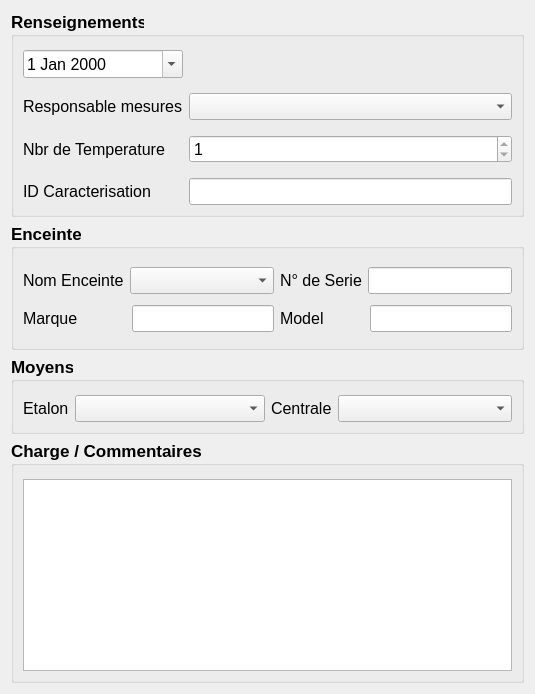
      <widget class="QWidget" name="tab">
       <attribute name="title">
        <string>Configuration</string>
       </attribute>
       <layout class="QVBoxLayout" name="verticalLayout">
        <item>
         <widget class="QGroupBox" name="groupBox_2">
          <property name="sizePolicy">
           <sizepolicy hsizetype="Preferred" vsizetype="Fixed">
            <horstretch>0</horstretch>
            <verstretch>0</verstretch>
           </sizepolicy>
          </property>
          <property name="minimumSize">
           <size>
            <width>0</width>
            <height>99</height>
           </size>
          </property>
          <property name="font">
           <font>
            <pointsize>13</pointsize>
            <weight>75</weight>
            <bold>true</bold>
           </font>
          </property>
          <property name="title">
           <string>Renseignements</string>
          </property>
          <layout class="QHBoxLayout" name="horizontalLayout_9">
           <property name="topMargin">
            <number>13</number>
           </property>
           <item>
            <layout class="QHBoxLayout" name="horizontalLayout_5">
             <item>
              <layout class="QGridLayout" name="gridLayout_2">
               <property name="horizontalSpacing">
                <number>6</number>
               </property>
               <property name="verticalSpacing">
                <number>15</number>
               </property>
               <item row="0" column="0">
                <widget class="QDateEdit" name="dateEdit">
                 <property name="font">
                  <font>
                   <pointsize>12</pointsize>
                   <weight>50</weight>
                   <bold>false</bold>
                  </font>
                 </property>
                 <property name="calendarPopup">
                  <bool>true</bool>
                 </property>
                </widget>
               </item>
               <item row="1" column="0">
                <widget class="QLabel" name="label_5">
                 <property name="sizePolicy">
                  <sizepolicy hsizetype="Fixed" vsizetype="Preferred">
                   <horstretch>0</horstretch>
                   <verstretch>0</verstretch>
                  </sizepolicy>
                 </property>
                 <property name="font">
                  <font>
                   <pointsize>12</pointsize>
                   <weight>50</weight>
                   <bold>false</bold>
                  </font>
                 </property>
                 <property name="text">
                  <string>Responsable mesures</string>
                 </property>
                </widget>
               </item>
               <item row="1" column="1">
                <widget class="QComboBox" name="comboBox_operateur">
                 <property name="font">
                  <font>
                   <pointsize>12</pointsize>
                   <weight>50</weight>
                   <bold>false</bold>
                  </font>
                 </property>
                </widget>
               </item>
               <item row="2" column="1">
                <widget class="QSpinBox" name="spinBox">
                 <property name="font">
                  <font>
                   <pointsize>12</pointsize>
                   <weight>50</weight>
                   <bold>false</bold>
                  </font>
                 </property>
                 <property name="alignment">
                  <set>Qt::AlignLeading|Qt::AlignLeft|Qt::AlignVCenter</set>
                 </property>
                 <property name="readOnly">
                  <bool>true</bool>
                 </property>
                 <property name="minimum">
                  <number>1</number>
                 </property>
                 <property name="value">
                  <number>1</number>
                 </property>
                </widget>
               </item>
               <item row="2" column="0">
                <widget class="QLabel" name="label_9">
                 <property name="font">
                  <font>
                   <pointsize>12</pointsize>
                   <weight>50</weight>
                   <bold>false</bold>
                  </font>
                 </property>
                 <property name="text">
                  <string>Nbr de Temperature</string>
                 </property>
                </widget>
               </item>
               <item row="3" column="0">
                <widget class="QLabel" name="label_20">
                 <property name="font">
                  <font>
                   <pointsize>12</pointsize>
                   <weight>50</weight>
                   <bold>false</bold>
                  </font>
                 </property>
                 <property name="text">
                  <string>ID Caracterisation</string>
                 </property>
                </widget>
               </item>
               <item row="3" column="1">
                <widget class="QLineEdit" name="lineEdit_id_caracterisation">
                 <property name="font">
                  <font>
                   <pointsize>12</pointsize>
                   <weight>50</weight>
                   <bold>false</bold>
                  </font>
                 </property>
                 <property name="readOnly">
                  <bool>true</bool>
                 </property>
                </widget>
               </item>
              </layout>
             </item>
            </layout>
           </item>
          </layout>
         </widget>
        </item>
        <item>
         <widget class="QGroupBox" name="groupBox">
          <property name="sizePolicy">
           <sizepolicy hsizetype="Preferred" vsizetype="Fixed">
            <horstretch>0</horstretch>
            <verstretch>0</verstretch>
           </sizepolicy>
          </property>
          <property name="minimumSize">
           <size>
            <width>0</width>
            <height>127</height>
           </size>
          </property>
          <property name="font">
           <font>
            <pointsize>13</pointsize>
            <weight>75</weight>
            <bold>true</bold>
           </font>
          </property>
          <property name="title">
           <string>Enceinte</string>
          </property>
          <layout class="QHBoxLayout" name="horizontalLayout_10">
           <property name="topMargin">
            <number>13</number>
           </property>
           <item>
            <layout class="QGridLayout" name="gridLayout">
             <item row="0" column="0">
              <layout class="QHBoxLayout" name="horizontalLayout">
               <item>
                <widget class="QLabel" name="label">
                 <property name="sizePolicy">
                  <sizepolicy hsizetype="Fixed" vsizetype="Preferred">
                   <horstretch>0</horstretch>
                   <verstretch>0</verstretch>
                  </sizepolicy>
                 </property>
                 <property name="font">
                  <font>
                   <pointsize>12</pointsize>
                   <weight>50</weight>
                   <bold>false</bold>
                  </font>
                 </property>
                 <property name="text">
                  <string>Nom Enceinte</string>
                 </property>
                </widget>
               </item>
               <item>
                <widget class="QComboBox" name="comboBox_enceinte">
                 <property name="font">
                  <font>
                   <pointsize>12</pointsize>
                   <weight>50</weight>
                   <bold>false</bold>
                  </font>
                 </property>
                </widget>
               </item>
              </layout>
             </item>
             <item row="1" column="0">
              <layout class="QHBoxLayout" name="horizontalLayout_2">
               <item>
                <widget class="QLabel" name="label_2">
                 <property name="sizePolicy">
                  <sizepolicy hsizetype="Fixed" vsizetype="Preferred">
                   <horstretch>0</horstretch>
                   <verstretch>0</verstretch>
                  </sizepolicy>
                 </property>
                 <property name="minimumSize">
                  <size>
                   <width>103</width>
                   <height>0</height>
                  </size>
                 </property>
                 <property name="font">
                  <font>
                   <pointsize>12</pointsize>
                   <weight>50</weight>
                   <bold>false</bold>
                  </font>
                 </property>
                 <property name="text">
                  <string>Marque</string>
                 </property>
                </widget>
               </item>
               <item>
                <widget class="QLineEdit" name="lineEdit_marque">
                 <property name="font">
                  <font>
                   <pointsize>12</pointsize>
                   <weight>50</weight>
                   <bold>false</bold>
                  </font>
                 </property>
                 <property name="readOnly">
                  <bool>true</bool>
                 </property>
                </widget>
               </item>
              </layout>
             </item>
             <item row="0" column="1">
              <layout class="QHBoxLayout" name="horizontalLayout_3">
               <item>
                <widget class="QLabel" name="label_3">
                 <property name="sizePolicy">
                  <sizepolicy hsizetype="Fixed" vsizetype="Preferred">
                   <horstretch>0</horstretch>
                   <verstretch>0</verstretch>
                  </sizepolicy>
                 </property>
                 <property name="font">
                  <font>
                   <pointsize>12</pointsize>
                   <weight>50</weight>
                   <bold>false</bold>
                  </font>
                 </property>
                 <property name="text">
                  <string>N° de Serie</string>
                 </property>
                </widget>
               </item>
               <item>
                <widget class="QLineEdit" name="lineEdit_n_serie">
                 <property name="font">
                  <font>
                   <pointsize>12</pointsize>
                   <weight>50</weight>
                   <bold>false</bold>
                  </font>
                 </property>
                 <property name="readOnly">
                  <bool>true</bool>
                 </property>
                </widget>
               </item>
              </layout>
             </item>
             <item row="1" column="1">
              <layout class="QHBoxLayout" name="horizontalLayout_4">
               <item>
                <widget class="QLabel" name="label_4">
                 <property name="sizePolicy">
                  <sizepolicy hsizetype="Fixed" vsizetype="Preferred">
                   <horstretch>0</horstretch>
                   <verstretch>0</verstretch>
                  </sizepolicy>
                 </property>
                 <property name="minimumSize">
                  <size>
                   <width>84</width>
                   <height>0</height>
                  </size>
                 </property>
                 <property name="font">
                  <font>
                   <pointsize>12</pointsize>
                   <weight>50</weight>
                   <bold>false</bold>
                  </font>
                 </property>
                 <property name="text">
                  <string>Model</string>
                 </property>
                </widget>
               </item>
               <item>
                <widget class="QLineEdit" name="lineEdit_model">
                 <property name="font">
                  <font>
                   <pointsize>12</pointsize>
                   <weight>50</weight>
                   <bold>false</bold>
                  </font>
                 </property>
                 <property name="readOnly">
                  <bool>true</bool>
                 </property>
                </widget>
               </item>
              </layout>
             </item>
            </layout>
           </item>
          </layout>
         </widget>
        </item>
        <item>
         <widget class="QGroupBox" name="groupBox_3">
          <property name="sizePolicy">
           <sizepolicy hsizetype="Preferred" vsizetype="Fixed">
            <horstretch>0</horstretch>
            <verstretch>0</verstretch>
           </sizepolicy>
          </property>
          <property name="minimumSize">
           <size>
            <width>0</width>
            <height>63</height>
           </size>
          </property>
          <property name="font">
           <font>
            <pointsize>13</pointsize>
            <weight>75</weight>
            <bold>true</bold>
           </font>
          </property>
          <property name="title">
           <string>Moyens</string>
          </property>
          <layout class="QHBoxLayout" name="horizontalLayout_11">
           <property name="topMargin">
            <number>13</number>
           </property>
           <item>
            <layout class="QHBoxLayout" name="horizontalLayout_8">
             <item>
              <layout class="QHBoxLayout" name="horizontalLayout_6">
               <item>
                <widget class="QLabel" name="label_6">
                 <property name="sizePolicy">
                  <sizepolicy hsizetype="Fixed" vsizetype="Preferred">
                   <horstretch>0</horstretch>
                   <verstretch>0</verstretch>
                  </sizepolicy>
                 </property>
                 <property name="font">
                  <font>
                   <pointsize>12</pointsize>
                   <weight>50</weight>
                   <bold>false</bold>
                  </font>
                 </property>
                 <property name="text">
                  <string>Etalon</string>
                 </property>
                </widget>
               </item>
               <item>
                <widget class="QComboBox" name="comboBox_etalon">
                 <property name="font">
                  <font>
                   <pointsize>12</pointsize>
                   <weight>50</weight>
                   <bold>false</bold>
                  </font>
                 </property>
                </widget>
               </item>
              </layout>
             </item>
             <item>
              <layout class="QHBoxLayout" name="horizontalLayout_7">
               <item>
                <widget class="QLabel" name="label_7">
                 <property name="sizePolicy">
                  <sizepolicy hsizetype="Fixed" vsizetype="Preferred">
                   <horstretch>0</horstretch>
                   <verstretch>0</verstretch>
                  </sizepolicy>
                 </property>
                 <property name="font">
                  <font>
                   <pointsize>12</pointsize>
                   <weight>50</weight>
                   <bold>false</bold>
                  </font>
                 </property>
                 <property name="text">
                  <string>Centrale</string>
                 </property>
                </widget>
               </item>
               <item>
                <widget class="QComboBox" name="comboBox_centrale">
                 <property name="font">
                  <font>
                   <pointsize>12</pointsize>
                   <weight>50</weight>
                   <bold>false</bold>
                  </font>
                 </property>
                </widget>
               </item>
              </layout>
             </item>
            </layout>
           </item>
          </layout>
         </widget>
        </item>
        <item>
         <widget class="QGroupBox" name="groupBox_4">
          <property name="sizePolicy">
           <sizepolicy hsizetype="Preferred" vsizetype="Expanding">
            <horstretch>0</horstretch>
            <verstretch>0</verstretch>
           </sizepolicy>
          </property>
          <property name="font">
           <font>
            <pointsize>13</pointsize>
            <weight>75</weight>
            <bold>true</bold>
           </font>
          </property>
          <property name="title">
           <string>Charge / Commentaires</string>
          </property>
          <layout class="QGridLayout" name="gridLayout_3">
           <property name="topMargin">
            <number>13</number>
           </property>
           <item row="0" column="0">
            <widget class="QTextEdit" name="textEdit">
             <property name="sizePolicy">
              <sizepolicy hsizetype="Expanding" vsizetype="MinimumExpanding">
               <horstretch>0</horstretch>
               <verstretch>0</verstretch>
              </sizepolicy>
             </property>
             <property name="font">
              <font>
               <pointsize>12</pointsize>
               <weight>50</weight>
               <bold>false</bold>
              </font>
             </property>
            </widget>
           </item>
          </layout>
         </widget>
        </item>
       </layout>
      </widget>
